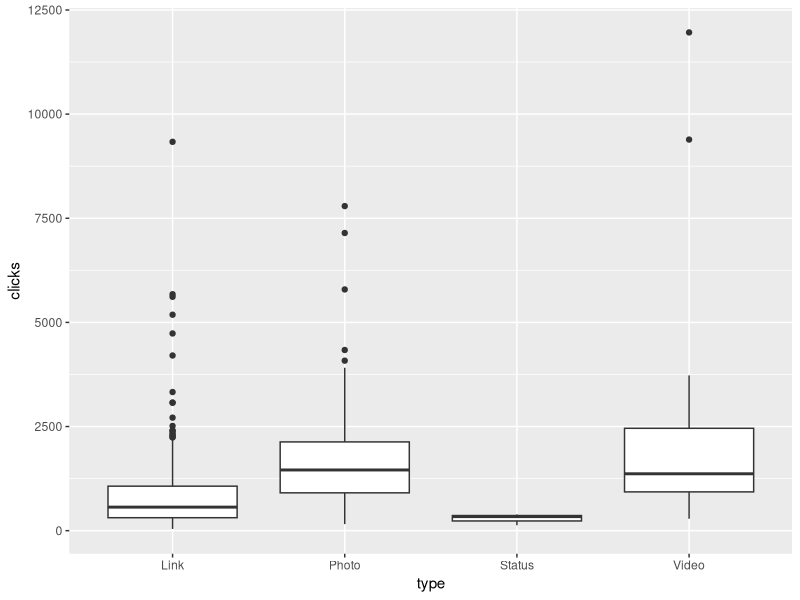

R code for this plot:
require(dplyr)
require(readr)
require(ggplot2)
require(lubridate)

# import data
fb_data <-read_csv("data/freeCodeCamp-facebook-page-activity.csv") 

# some initial data manipulation
fb_data <- fb_data %>%
  filter(clicks < 75000) %>%
  mutate(reactions = as.numeric(reactions)) %>%
  filter(!is.na(reactions))

#questo è un boxplot
p1 <- ggplot(data = fb_data, aes(x=type, y = clicks)) +
  geom_boxplot()

p1